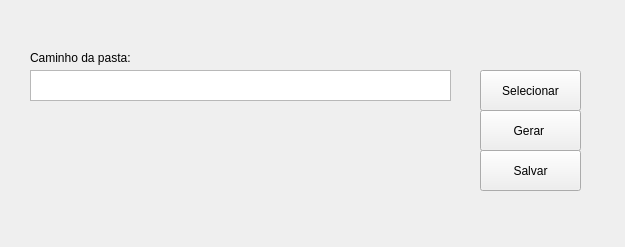
<?xml version="1.0" encoding="UTF-8"?>
<ui version="4.0">
 <class>Frame</class>
 <widget class="QFrame" name="Frame">
  <property name="geometry">
   <rect>
    <x>0</x>
    <y>0</y>
    <width>625</width>
    <height>247</height>
   </rect>
  </property>
  <property name="windowTitle">
   <string>Frame</string>
  </property>
  <widget class="QLabel" name="label">
   <property name="geometry">
    <rect>
     <x>30</x>
     <y>50</y>
     <width>101</width>
     <height>16</height>
    </rect>
   </property>
   <property name="text">
    <string>Caminho da pasta:</string>
   </property>
  </widget>
  <widget class="QTextEdit" name="textEdit">
   <property name="geometry">
    <rect>
     <x>30</x>
     <y>70</y>
     <width>421</width>
     <height>31</height>
    </rect>
   </property>
  </widget>
  <widget class="QLabel" name="label_2">
   <property name="geometry">
    <rect>
     <x>30</x>
     <y>130</y>
     <width>301</width>
     <height>16</height>
    </rect>
   </property>
   <property name="text">
    <string/>
   </property>
  </widget>
  <widget class="QPushButton" name="pushButton">
   <property name="geometry">
    <rect>
     <x>480</x>
     <y>70</y>
     <width>101</width>
     <height>41</height>
    </rect>
   </property>
   <property name="text">
    <string>Selecionar</string>
   </property>
  </widget>
  <widget class="QPushButton" name="pushButton_2">
   <property name="geometry">
    <rect>
     <x>480</x>
     <y>150</y>
     <width>101</width>
     <height>41</height>
    </rect>
   </property>
   <property name="text">
    <string>Salvar</string>
   </property>
  </widget>
  <widget class="QPushButton" name="pushButton_3">
   <property name="geometry">
    <rect>
     <x>480</x>
     <y>110</y>
     <width>101</width>
     <height>41</height>
    </rect>
   </property>
   <property name="text">
    <string>Gerar </string>
   </property>
  </widget>
 </widget>
 <resources/>
 <connections/>
</ui>
